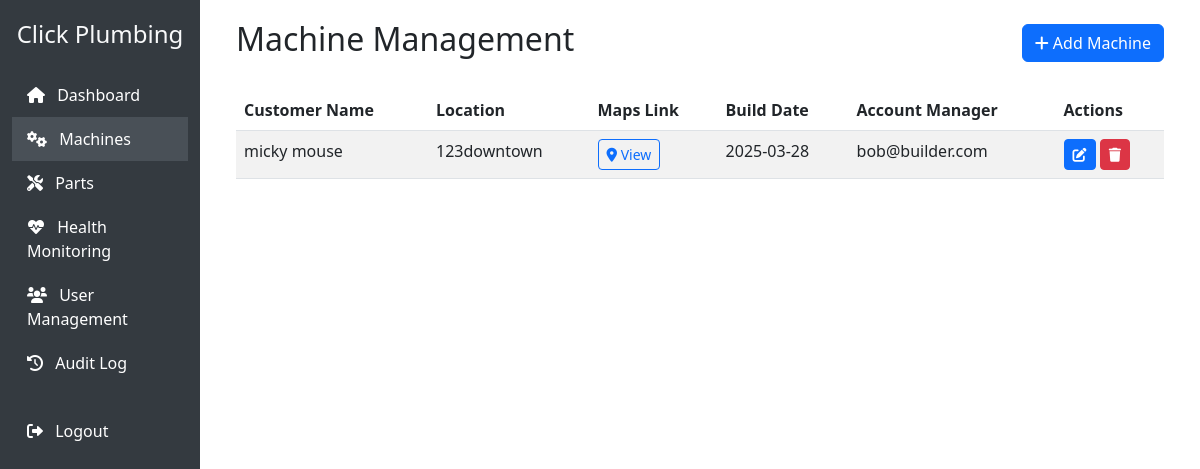
The page /machines (signed in) on the database its author committed.
### models.py (models this page shows)
class Machine(db.Model):
    id = db.Column(db.Integer, primary_key=True)
    customer_name = db.Column(db.String(100), nullable=False)
    location_name = db.Column(db.String(100), nullable=False)
    maps_link = db.Column(db.String(500))
    build_date = db.Column(db.Date, nullable=False)
    account_manager_id = db.Column(db.Integer, db.ForeignKey('user.id'))
    created_at = db.Column(db.DateTime, default=datetime.utcnow)

class User(UserMixin, db.Model):
    id = db.Column(db.Integer, primary_key=True)
    email = db.Column(db.String(120), unique=True, nullable=False)
    password = db.Column(db.String(200), nullable=False)
    role = db.Column(db.String(20), nullable=False)  # Admin, Engineer, Account Manager
    created_at = db.Column(db.DateTime, default=datetime.utcnow)

### routes/machines.py (the view)
@machines_bp.route('/machines')
@login_required
def list():
    machines = Machine.query.all()
    account_managers = User.query.filter_by(role='Account Manager').all()
    return render_template('machines/list.html', machines=machines, account_managers=account_managers)

### app.py (called while the page is built)
@login_manager.user_loader
def load_user(user_id):
    return User.query.get(int(user_id))

### templates/machines/list.html (shortened to what this page needs)
{% extends "base.html" %}
{% block content %}
<div class="container-fluid">
    <div class="d-flex justify-content-between align-items-center mb-4">
        <h2>Machine Management</h2>
        <button type="button" class="btn btn-primary" data-bs-toggle="modal" data-bs-target="#addMachineModal">
            <i class="fas fa-plus"></i> Add Machine
        </button>
    </div>
    <div class="table-responsive">
        <table class="table table-striped">
            <thead>
                <tr>
                    <th>Customer Name</th>
                    <th>Location</th>
                    <th>Maps Link</th>
                    <th>Build Date</th>
                    <th>Account Manager</th>
                    <th>Actions</th>
                </tr>
            </thead>
            <tbody>
                {% for machine in machines %}
                <tr>
                    <td>{{ machine.customer_name }}</td>
                    <td>{{ machine.location_name }}</td>
                    <td>
                        {% if machine.maps_link %}
                        <a href="{{ machine.maps_link }}" target="_blank" class="btn btn-sm btn-outline-primary">
                            <i class="fas fa-map-marker-alt"></i> View
                        </a>
                        {% endif %}
                    </td>
                    <td>{{ machine.build_date.strftime('%Y-%m-%d') }}</td>
                    <td>
                        {% for manager in account_managers %}
                            {% if manager.id == machine.account_manager_id %}
                                {{ manager.email }}
                            {% endif %}
                        {% endfor %}
                    </td>
                    <td>
                        <button class="btn btn-sm btn-primary" data-bs-toggle="modal" data-bs-target="#editMachineModal{{ machine.id }}">
                            <i class="fas fa-edit"></i>
                        </button>
                        {% if current_user.role == 'Admin' %}
                        <form action="{{ url_for('machines.delete', id=machine.id) }}" method="POST" class="d-inline">
                            <button type="submit" class="btn btn-sm btn-danger" onclick="return confirm('Are you sure you want to delete this machine?')">
                                <i class="fas fa-trash"></i>
                            </button>
                        </form>
                        {% endif %}
                    </td>
                </tr>
                {% endfor %}
            </tbody>
        </table>
    </div>
</div>
{% endblock %}

### rows shown on the page
Machine: customer_name "micky mouse", location_name "123downtown", build_date "2025-03-28"
User: email "bob@builder.com"
